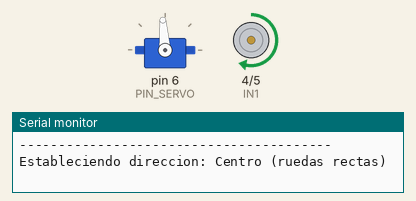
This sketch was run on a simulated Arduino Uno, built with avr-gcc and run on an emulated ATmega328P. Parts: servo, motor-driver pin pairs drawn as motors (green arrow = first pin HIGH = forward, orange = second pin HIGH = backward, longer = more drive, scaled by the enable pin), the last lines printed to the serial monitor.

Above: at 1.1 s.
At 14.1 s:
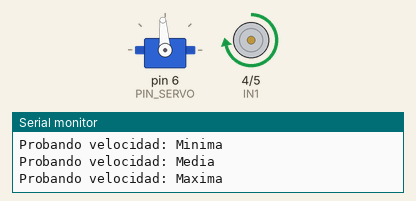
At 24.1 s:
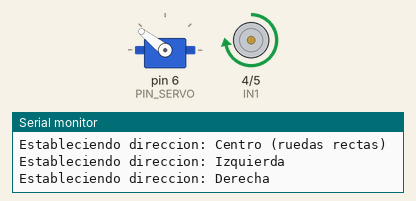
At 36.1 s:
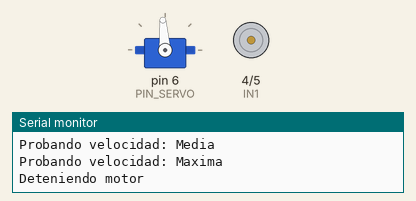
Timing chart, 0 to 40.0 s (numbered marks = the images above):
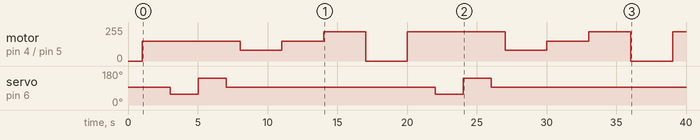

Measured:
- by itself, servo on pin 6 (PIN_SERVO): 94° → 56° at 3.0 s, → 142° 2.0 s later, → 94° 2.0 s later, → 56° 15.0 s later, … (6 changes in this stretch)
- by itself, motor on pin 4 (IN1) / pin 5 (IN2): stopped → forward 150/255 at 1.0 s, → forward 80/255 7.0 s later, → forward 150/255 3.0 s later, → forward 220/255 3.0 s later, … (11 changes in this stretch)

The sketch:

Prueba_motores.ino
```cpp
#include <Servo.h>

// --- Pines de Hardware ---
#define ENA 3             // Pin PWM para el control de velocidad del motor (ej. 3, 5, 6, 9, 10, 11 en Arduino UNO)
#define IN1 4             // Pin de control de dirección del motor 1
#define IN2 5             // Pin de control de dirección del motor 2
#define PIN_SERVO 6       // Pin para el servo de dirección

// --- Parámetros de Calibración del Servo ---
#define POS_CENTRO 94      // Ángulo del servo para ruedas rectas (ajustar si es necesario)
#define ANGULO_GIRO 30     // Grados a sumar/restar de POS_CENTRO para giros
#define ANGULO_DERECHA (POS_CENTRO + ANGULO_GIRO + 18) // Ángulo para girar a la derecha
#define ANGULO_IZQUIERDA (POS_CENTRO - ANGULO_GIRO - 8) // Ángulo para girar a la izquierda

// --- Parámetros de Velocidad del Motor de Tracción ---
#define VELOCIDAD_MINIMA 80   // Velocidad mínima del motor (0-255 PWM)
#define VELOCIDAD_MEDIA 150  // Velocidad media del motor
#define VELOCIDAD_MAXIMA 220 // Velocidad máxima del motor

// --- Objeto Servo ---
Servo miServo; // Objeto servo

// --- Prototipos de Funciones ---
void motorDelante(int velocidad);
void motorParar();
void setSteeringAngle(int angle);

void setup() {
  // Inicializar comunicación serial para depuración
  Serial.begin(9600);
  Serial.println("Iniciando prueba de servo y motor de traccion...");
  Serial.println("----------------------------------------");

  // Configurar pines del motor
  pinMode(ENA, OUTPUT);
  pinMode(IN1, OUTPUT);
  pinMode(IN2, OUTPUT);
  motorParar(); // Asegurarse de que el motor esté parado al inicio

  // Adjuntar el servo
  miServo.attach(PIN_SERVO);
  setSteeringAngle(POS_CENTRO); // Poner las ruedas rectas al inicio
  delay(1000); // Pequeña pausa para que el servo se estabilice
}

void loop() {
  // --- Prueba de Dirección (Servo) ---

  Serial.println("Estableciendo direccion: Centro (ruedas rectas)");
  setSteeringAngle(POS_CENTRO);
  motorDelante(VELOCIDAD_MEDIA); // Moverse mientras prueba la dirección
  delay(2000); // Mantener la posición por 2 segundos

  Serial.println("Estableciendo direccion: Izquierda");
  setSteeringAngle(ANGULO_IZQUIERDA);
  delay(2000); // Mantener la posición por 2 segundos

  Serial.println("Estableciendo direccion: Derecha");
  setSteeringAngle(ANGULO_DERECHA);
  delay(2000); // Mantener la posición por 2 segundos

  // Volver al centro para la prueba de velocidad
  Serial.println("Volviendo a direccion: Centro");
  setSteeringAngle(POS_CENTRO);
  delay(1000);

  // --- Prueba de Velocidad (Motor de Tracción) ---

  Serial.println("Probando velocidad: Minima");
  motorDelante(VELOCIDAD_MINIMA);
  delay(3000); // Moverse a velocidad mínima por 3 segundos

  Serial.println("Probando velocidad: Media");
  motorDelante(VELOCIDAD_MEDIA);
  delay(3000); // Moverse a velocidad media por 3 segundos

  Serial.println("Probando velocidad: Maxima");
  motorDelante(VELOCIDAD_MAXIMA);
  delay(3000); // Moverse a velocidad máxima por 3 segundos

  Serial.println("Deteniendo motor");
  motorParar(); // Detener el motor
  delay(3000); // Pausa de 3 segundos antes de repetir el ciclo
}

/**
 * @brief Mueve el motor de tracción hacia adelante a una velocidad dada.
 * @param velocidad Valor PWM (0-255) para la velocidad del motor.
 */
void motorDelante(int velocidad) {
  digitalWrite(IN1, HIGH); // Configura la dirección del motor
  digitalWrite(IN2, LOW);
  analogWrite(ENA, constrain(velocidad, 0, 255)); // Aplica la velocidad PWM, asegurando que esté en el rango 0-255
}

/**
 * @brief Detiene completamente el motor de tracción.
 */
void motorParar() {
  digitalWrite(IN1, LOW); // Quita la señal de dirección
  digitalWrite(IN2, LOW);
  analogWrite(ENA, 0);    // Establece la velocidad a 0 (detiene el motor)
}

/**
 * @brief Establece el ángulo del servomotor de dirección.
 * @param angle El ángulo deseado en grados (0-180).
 */
void setSteeringAngle(int angle) {
  // miServo.write() envía un pulso para mover el servo a un ángulo específico.
  // constrain() asegura que el ángulo esté dentro de un rango seguro (0 a 180 grados).
  miServo.write(constrain(angle, 0, 180));
}
```
